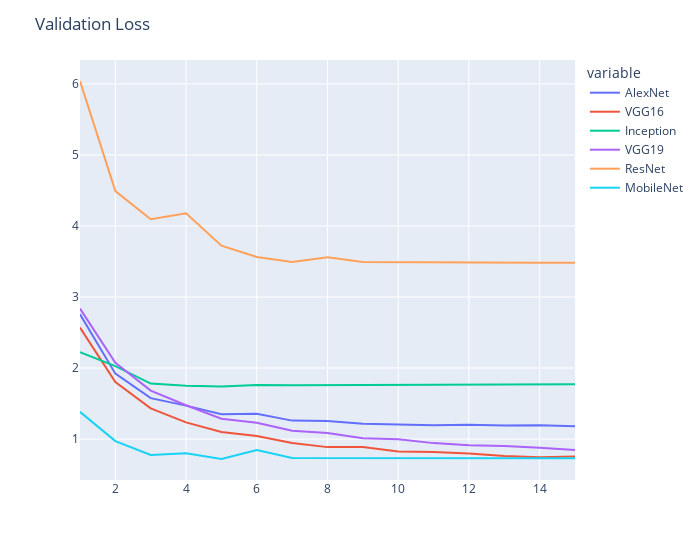

Notebook code cell kept with this figure:
### Code cell
fig = px.line(val_loss_df, x=epochs, y=labels, width=700)
fig.update_layout(title='Validation Loss', xaxis_title="", yaxis_title="")
fig.show()

### Figure 1 — Plotly figure (JSON) as saved in the notebook; plotly's stock layout.template omitted (floating-point values rounded to 4 significant figures)
{"data": [{"hovertemplate": "variable=AlexNet<br>x=%{x}<br>value=%{y}<extra></extra>", "legendgroup": "AlexNet", "line": {"color": "#636efa", "dash": "solid"}, "mode": "lines", "name": "AlexNet", "orientation": "v", "showlegend": true, "type": "scatter", "x": [1, 2, 3, 4, 5, 6, 7, 8, 9, 10, 11, 12, 13, 14, 15], "xaxis": "x", "y": [2.757, 1.921, 1.576, 1.471, 1.35, 1.358, 1.26, 1.255, 1.217, 1.209, 1.196, 1.203, 1.19, 1.194, 1.181], "yaxis": "y"}, {"hovertemplate": "variable=VGG16<br>x=%{x}<br>value=%{y}<extra></extra>", "legendgroup": "VGG16", "line": {"color": "#EF553B", "dash": "solid"}, "mode": "lines", "name": "VGG16", "orientation": "v", "showlegend": true, "type": "scatter", "x": [1, 2, 3, 4, 5, 6, 7, 8, 9, 10, 11, 12, 13, 14, 15], "xaxis": "x", "y": [2.57, 1.803, 1.433, 1.235, 1.1, 1.043, 0.9454, 0.8869, 0.8894, 0.8241, 0.8178, 0.797, 0.7625, 0.7454, 0.7551], "yaxis": "y"}, {"hovertemplate": "variable=Inception<br>x=%{x}<br>value=%{y}<extra></extra>", "legendgroup": "Inception", "line": {"color": "#00cc96", "dash": "solid"}, "mode": "lines", "name": "Inception", "orientation": "v", "showlegend": true, "type": "scatter", "x": [1, 2, 3, 4, 5, 6, 7, 8, 9, 10, 11, 12, 13, 14, 15], "xaxis": "x", "y": [2.223, 2.028, 1.781, 1.75, 1.741, 1.76, 1.757, 1.76, 1.76, 1.765, 1.765, 1.765, 1.768, 1.769, 1.772], "yaxis": "y"}, {"hovertemplate": "variable=VGG19<br>x=%{x}<br>value=%{y}<extra></extra>", "legendgroup": "VGG19", "line": {"color": "#ab63fa", "dash": "solid"}, "mode": "lines", "name": "VGG19", "orientation": "v", "showlegend": true, "type": "scatter", "x": [1, 2, 3, 4, 5, 6, 7, 8, 9, 10, 11, 12, 13, 14, 15], "xaxis": "x", "y": [2.836, 2.075, 1.682, 1.476, 1.287, 1.231, 1.116, 1.084, 1.013, 0.9984, 0.9432, 0.9115, 0.9009, 0.8795, 0.8458], "yaxis": "y"}, {"hovertemplate": "variable=ResNet<br>x=%{x}<br>value=%{y}<extra></extra>", "legendgroup": "ResNet", "line": {"color": "#FFA15A", "dash": "solid"}, "mode": "lines", "name": "ResNet", "orientation": "v", "showlegend": true, "type": "scatter", "x": [1, 2, 3, 4, 5, 6, 7, 8, 9, 10, 11, 12, 13, 14, 15], "xaxis": "x", "y": [6.04, 4.49, 4.095, 4.177, 3.722, 3.563, 3.493, 3.56, 3.492, 3.489, 3.485, 3.483, 3.483, 3.483, 3.483], "yaxis": "y"}, {"hovertemplate": "variable=MobileNet<br>x=%{x}<br>value=%{y}<extra></extra>", "legendgroup": "MobileNet", "line": {"color": "#19d3f3", "dash": "solid"}, "mode": "lines", "name": "MobileNet", "orientation": "v", "showlegend": true, "type": "scatter", "x": [1, 2, 3, 4, 5, 6, 7, 8, 9, 10, 11, 12, 13, 14, 15], "xaxis": "x", "y": [1.383, 0.9712, 0.7757, 0.8017, 0.7197, 0.8463, 0.7343, 0.7331, 0.732, 0.7312, 0.7306, 0.7301, 0.7297, 0.7294, 0.7292], "yaxis": "y"}], "layout": {"legend": {"title": {"text": "variable"}, "tracegroupgap": 0}, "margin": {"t": 60}, "title": {"text": "Validation Loss"}, "width": 700, "xaxis": {"anchor": "y", "domain": [0, 1], "title": {"text": ""}}, "yaxis": {"anchor": "x", "domain": [0, 1], "title": {"text": ""}}}}
